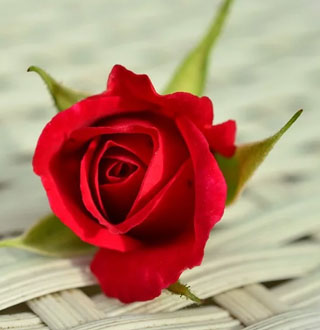
#> input picture src/chap06/images/affine.jpg, 320 x 330 px
$ python 06_affine_transform.py
#> lines starting #> are read from the running program, lines starting #| are printed output that depends on the picture
import numpy as np, cv2

image = cv2.imread("images/affine.jpg", cv2.IMREAD_GRAYSCALE)        # 원본 크기 320*330
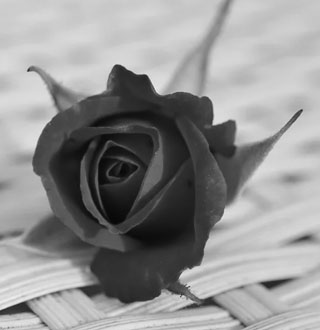
#> image: shape (330, 320); min 4, max 244, mean 145.5
if image is None: raise Exception("영상 파일 읽기 오류")

center = (200, 200)
angle, scale = 30, 1
size = image.shape[::-1]
#> size = (320, 330)

pt1 = np.array([(30, 70), (20, 240), (300, 110)], np.float32)
pt2 = np.array([(120, 20), (10, 180), (280, 260)], np.float32)

aff_mat = cv2.getAffineTransform(pt1, pt2)
rot_mat = cv2.getRotationMatrix2D(center, angle, scale)

dst1 = cv2.warpAffine(image, aff_mat, size, cv2.INTER_LINEAR)
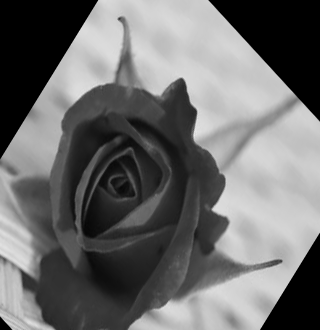
#> dst1: shape (330, 320); min 0, max 233, mean 109.1
dst2 = cv2.warpAffine(image, rot_mat, size, cv2.INTER_LINEAR)
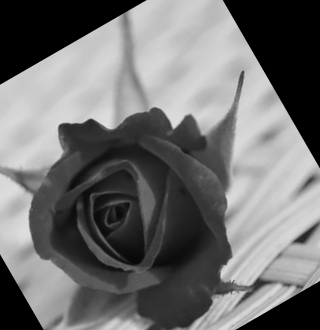
#> dst2: shape (330, 320); min 0, max 233, mean 112.4

cv2.imshow("image", image)
cv2.imshow("dst1", dst1)
cv2.imshow("dst2", dst2)

cv2.waitKey(0)

$ run again, with src/chap06/images/rotate.jpg copied over src/chap06/images/affine.jpg
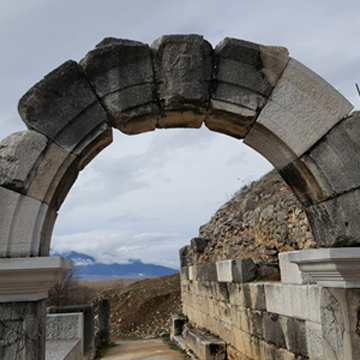
#> input picture src/chap06/images/rotate.jpg, 360 x 360 px
#> `dst1 = cv2.warpAffine(image, aff_mat, size, cv2.INTER_LINEAR)`:
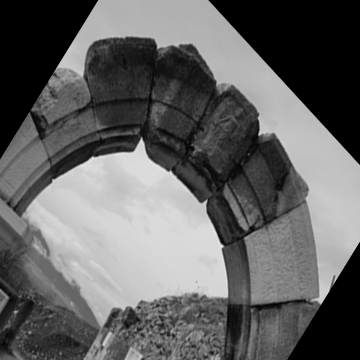
#> dst1: shape (360, 360); min 0, max 241, mean 99.2
#> `dst2 = cv2.warpAffine(image, rot_mat, size, cv2.INTER_LINEAR)`:
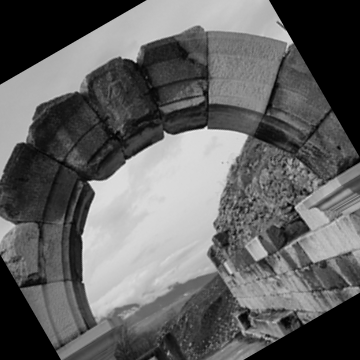
#> dst2: shape (360, 360); min 0, max 236, mean 99

$ run again, with src/chap06/images/scaling.jpg copied over src/chap06/images/affine.jpg
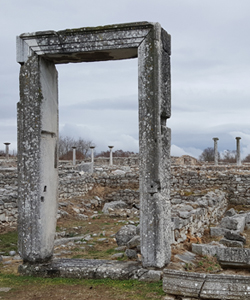
#> input picture src/chap06/images/scaling.jpg, 250 x 300 px
#> `dst1 = cv2.warpAffine(image, aff_mat, size, cv2.INTER_LINEAR)`:
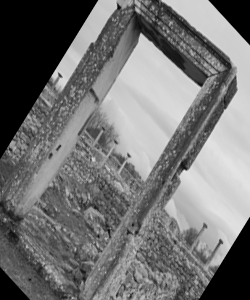
#> dst1: shape (300, 250); min 0, max 232, mean 115.9
#> `dst2 = cv2.warpAffine(image, rot_mat, size, cv2.INTER_LINEAR)`:
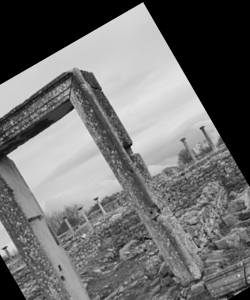
#> dst2: shape (300, 250); min 0, max 232, mean 111.3
